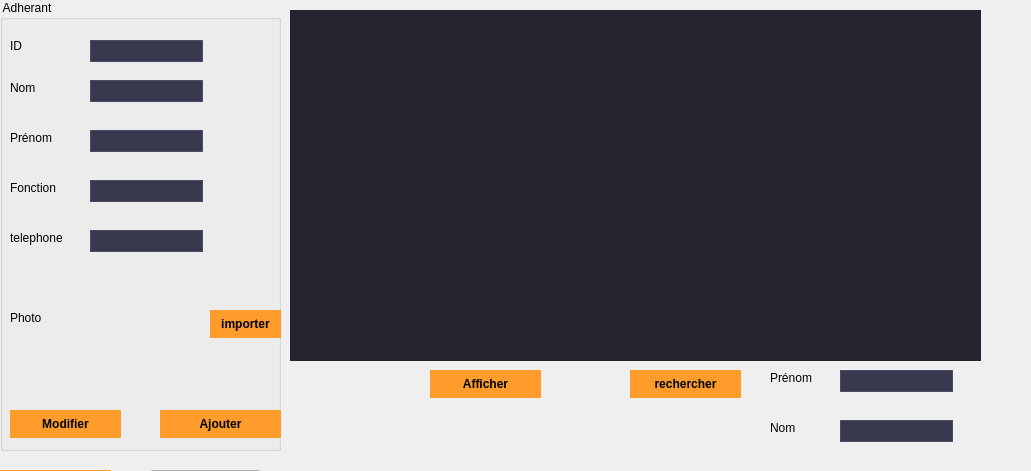
      <widget class="QWidget" name="page_10">
       <property name="geometry">
        <rect>
         <x>0</x>
         <y>0</y>
         <width>1031</width>
         <height>471</height>
        </rect>
       </property>
       <attribute name="icon">
        <iconset>
         <normaloff>../Downloads/icons8-fournisseur-100.png</normaloff>../Downloads/icons8-fournisseur-100.png</iconset>
       </attribute>
       <attribute name="label">
        <string>Ajouter/modifier un Adherant</string>
       </attribute>
       <widget class="QGroupBox" name="groupBox_7">
        <property name="geometry">
         <rect>
          <x>0</x>
          <y>0</y>
          <width>281</width>
          <height>451</height>
         </rect>
        </property>
        <property name="title">
         <string> Adherant</string>
        </property>
        <widget class="QLabel" name="label">
         <property name="geometry">
          <rect>
           <x>10</x>
           <y>30</y>
           <width>51</width>
           <height>31</height>
          </rect>
         </property>
         <property name="minimumSize">
          <size>
           <width>0</width>
           <height>21</height>
          </size>
         </property>
         <property name="text">
          <string>ID</string>
         </property>
        </widget>
        <widget class="QLineEdit" name="le_id">
         <property name="geometry">
          <rect>
           <x>90</x>
           <y>40</y>
           <width>113</width>
           <height>22</height>
          </rect>
         </property>
         <property name="styleSheet">
          <string notr="true">background-color: #38394e;
	color: #c1c1c1;
	border-style: solid;
	border-width: 1px;
	border-color: #4a4c68;</string>
         </property>
        </widget>
        <widget class="QLabel" name="label_2">
         <property name="geometry">
          <rect>
           <x>10</x>
           <y>80</y>
           <width>55</width>
           <height>16</height>
          </rect>
         </property>
         <property name="text">
          <string>Nom</string>
         </property>
        </widget>
        <widget class="QLineEdit" name="le_nom">
         <property name="geometry">
          <rect>
           <x>90</x>
           <y>80</y>
           <width>113</width>
           <height>22</height>
          </rect>
         </property>
         <property name="styleSheet">
          <string notr="true">background-color: #38394e;
	color: #c1c1c1;
	border-style: solid;
	border-width: 1px;
	border-color: #4a4c68;</string>
         </property>
        </widget>
        <widget class="QLabel" name="label_3">
         <property name="geometry">
          <rect>
           <x>10</x>
           <y>130</y>
           <width>55</width>
           <height>16</height>
          </rect>
         </property>
         <property name="text">
          <string>Prénom</string>
         </property>
        </widget>
        <widget class="QLineEdit" name="le_prenom">
         <property name="geometry">
          <rect>
           <x>90</x>
           <y>130</y>
           <width>113</width>
           <height>22</height>
          </rect>
         </property>
         <property name="styleSheet">
          <string notr="true">background-color: #38394e;
	color: #c1c1c1;
	border-style: solid;
	border-width: 1px;
	border-color: #4a4c68;</string>
         </property>
        </widget>
        <widget class="QLabel" name="label_4">
         <property name="geometry">
          <rect>
           <x>10</x>
           <y>180</y>
           <width>111</width>
           <height>16</height>
          </rect>
         </property>
         <property name="text">
          <string>Fonction</string>
         </property>
        </widget>
        <widget class="QLineEdit" name="le_fonction">
         <property name="geometry">
          <rect>
           <x>90</x>
           <y>180</y>
           <width>113</width>
           <height>22</height>
          </rect>
         </property>
         <property name="styleSheet">
          <string notr="true">background-color: #38394e;
	color: #c1c1c1;
	border-style: solid;
	border-width: 1px;
	border-color: #4a4c68;</string>
         </property>
        </widget>
        <widget class="QLabel" name="label_5">
         <property name="geometry">
          <rect>
           <x>10</x>
           <y>230</y>
           <width>81</width>
           <height>16</height>
          </rect>
         </property>
         <property name="text">
          <string>telephone</string>
         </property>
        </widget>
        <widget class="QLineEdit" name="le_tele">
         <property name="geometry">
          <rect>
           <x>90</x>
           <y>230</y>
           <width>113</width>
           <height>22</height>
          </rect>
         </property>
         <property name="styleSheet">
          <string notr="true">background-color: #38394e;
	color: #c1c1c1;
	border-style: solid;
	border-width: 1px;
	border-color: #4a4c68;</string>
         </property>
        </widget>
        <widget class="QPushButton" name="ajouter_adherant">
         <property name="geometry">
          <rect>
           <x>160</x>
           <y>410</y>
           <width>121</width>
           <height>28</height>
          </rect>
         </property>
         <property name="styleSheet">
          <string notr="true">QPushButton {
background-color: #ff9c2b;
	color: #000000;
	font-weight: bold;
	border-style: solid;
	border-color: #000000;
	padding: 6px;
}
QPushButton:hover
{
color :white;
}</string>
         </property>
         <property name="text">
          <string>Ajouter</string>
         </property>
        </widget>
        <widget class="QPushButton" name="pushButton_modifier">
         <property name="geometry">
          <rect>
           <x>10</x>
           <y>410</y>
           <width>111</width>
           <height>28</height>
          </rect>
         </property>
         <property name="styleSheet">
          <string notr="true">QPushButton {
background-color: #ff9c2b;
	color: #000000;
	font-weight: bold;
	border-style: solid;
	border-color: #000000;
	padding: 6px;
}
QPushButton:hover
{
color :white;
}</string>
         </property>
         <property name="text">
          <string>Modifier</string>
         </property>
        </widget>
        <widget class="QLabel" name="label_6">
         <property name="geometry">
          <rect>
           <x>10</x>
           <y>310</y>
           <width>81</width>
           <height>16</height>
          </rect>
         </property>
         <property name="text">
          <string>Photo</string>
         </property>
        </widget>
        <widget class="QPushButton" name="pushButton_rechercherA_2">
         <property name="geometry">
          <rect>
           <x>210</x>
           <y>310</y>
           <width>71</width>
           <height>28</height>
          </rect>
         </property>
         <property name="styleSheet">
          <string notr="true">QPushButton {
background-color: #ff9c2b;
	color: #000000;
	font-weight: bold;
	border-style: solid;
	border-color: #000000;
	padding: 6px;
}
QPushButton:hover
{
color :white;
}</string>
         </property>
         <property name="text">
          <string>importer</string>
         </property>
        </widget>
        <widget class="QLabel" name="le_image">
         <property name="geometry">
          <rect>
           <x>90</x>
           <y>280</y>
           <width>111</width>
           <height>81</height>
          </rect>
         </property>
         <property name="text">
          <string/>
         </property>
        </widget>
        <widget class="QLabel" name="chemin_photo">
         <property name="geometry">
          <rect>
           <x>10</x>
           <y>370</y>
           <width>271</width>
           <height>31</height>
          </rect>
         </property>
         <property name="font">
          <font>
           <pointsize>10</pointsize>
          </font>
         </property>
         <property name="text">
          <string/>
         </property>
        </widget>
       </widget>
       <widget class="QTableView" name="tableView_adherant_14">
        <property name="geometry">
         <rect>
          <x>290</x>
          <y>10</y>
          <width>691</width>
          <height>351</height>
         </rect>
        </property>
        <property name="styleSheet">
         <string notr="true">background-color: #232430;
	color: #c1c1c1;
	border: none;</string>
        </property>
       </widget>
       <widget class="QPushButton" name="pushButton_afficher_adherant">
        <property name="geometry">
         <rect>
          <x>430</x>
          <y>370</y>
          <width>111</width>
          <height>28</height>
         </rect>
        </property>
        <property name="styleSheet">
         <string notr="true">QPushButton {
background-color: #ff9c2b;
	color: #000000;
	font-weight: bold;
	border-style: solid;
	border-color: #000000;
	padding: 6px;
}
QPushButton:hover
{
color :white;
}</string>
        </property>
        <property name="text">
         <string>Afficher</string>
        </property>
       </widget>
       <widget class="QPushButton" name="pushButton_rechercherA">
        <property name="geometry">
         <rect>
          <x>630</x>
          <y>370</y>
          <width>111</width>
          <height>28</height>
         </rect>
        </property>
        <property name="styleSheet">
         <string notr="true">QPushButton {
background-color: #ff9c2b;
	color: #000000;
	font-weight: bold;
	border-style: solid;
	border-color: #000000;
	padding: 6px;
}
QPushButton:hover
{
color :white;
}</string>
        </property>
        <property name="text">
         <string>rechercher</string>
        </property>
       </widget>
       <widget class="QPushButton" name="pushButton_trierA">
        <property name="geometry">
         <rect>
          <x>0</x>
          <y>470</y>
          <width>111</width>
          <height>28</height>
         </rect>
        </property>
        <property name="styleSheet">
         <string notr="true">background-color: #ff9c2b;
	color: #000000;
	font-weight: bold;
	border-style: solid;
	border-color: #000000;
	padding: 6px;</string>
        </property>
        <property name="text">
         <string>TRIER</string>
        </property>
       </widget>
       <widget class="QComboBox" name="comboBox66">
        <property name="geometry">
         <rect>
          <x>150</x>
          <y>470</y>
          <width>111</width>
          <height>31</height>
         </rect>
        </property>
        <property name="styleSheet">
         <string notr="true">color: #c1c1c1;
	font-weight: bold;
    height: 28px;</string>
        </property>
        <item>
         <property name="text">
          <string>id</string>
         </property>
        </item>
        <item>
         <property name="text">
          <string>nom</string>
         </property>
        </item>
        <item>
         <property name="text">
          <string>prenom</string>
         </property>
        </item>
       </widget>
       <widget class="QLineEdit" name="le_id_3">
        <property name="geometry">
         <rect>
          <x>840</x>
          <y>370</y>
          <width>113</width>
          <height>22</height>
         </rect>
        </property>
        <property name="styleSheet">
         <string notr="true">background-color: #38394e;
	color: #c1c1c1;
	border-style: solid;
	border-width: 1px;
	border-color: #4a4c68;</string>
        </property>
       </widget>
       <widget class="QLineEdit" name="le_id_4">
        <property name="geometry">
         <rect>
          <x>840</x>
          <y>420</y>
          <width>113</width>
          <height>22</height>
         </rect>
        </property>
        <property name="styleSheet">
         <string notr="true">background-color: #38394e;
	color: #c1c1c1;
	border-style: solid;
	border-width: 1px;
	border-color: #4a4c68;</string>
        </property>
       </widget>
       <widget class="QLabel" name="label_15">
        <property name="geometry">
         <rect>
          <x>770</x>
          <y>420</y>
          <width>55</width>
          <height>16</height>
         </rect>
        </property>
        <property name="text">
         <string>Nom</string>
        </property>
       </widget>
       <widget class="QLabel" name="label_16">
        <property name="geometry">
         <rect>
          <x>770</x>
          <y>370</y>
          <width>55</width>
          <height>16</height>
         </rect>
        </property>
        <property name="text">
         <string>Prénom</string>
        </property>
       </widget>
      </widget>
